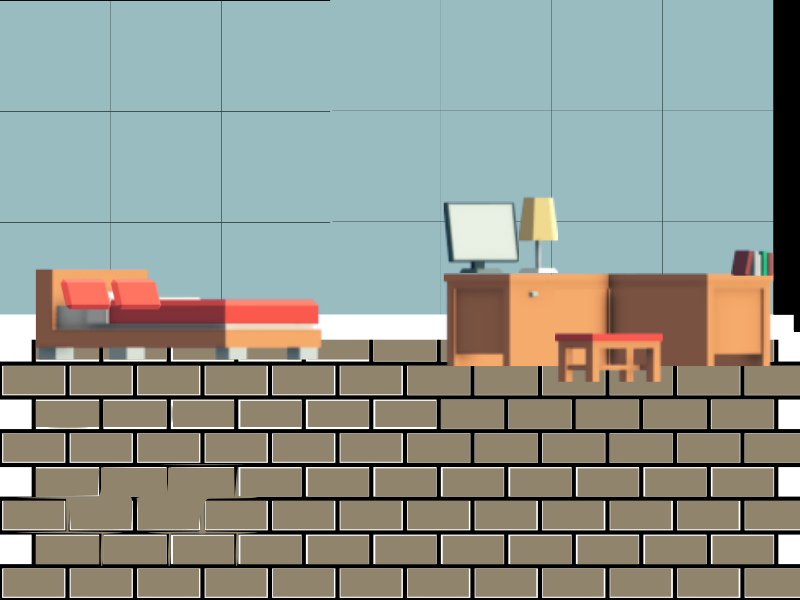

This game map was drawn from its Tiled (.tmx) file and the tilesets committed beside it. A one-line description and the full map source follow:
An orthogonal 1x1 tile map with 800x600 px tiles, 1 tile layer (Tile Layer 1) and 5 objects (wall, island_map.tmx, start).

<map version="1.5" tiledversion="1.6.0" orientation="orthogonal" renderorder="right-down" width="1" height="1" tilewidth="800" tileheight="600" infinite="0" nextlayerid="7" nextobjectid="9">
 <tileset firstgid="1" source="inside.tsx" />
 <layer id="1" name="Tile Layer 1" width="1" height="1">
  <data encoding="csv">
3
</data>
 </layer>
 <objectgroup id="3" name="obstacle">
  <object id="6" name="wall" x="1.54799" y="5.41796" width="794.892" height="308.05" />
  <object id="7" x="778.638" y="315.789" width="33.2817" height="281.734" />
  <object id="8" x="0.773994" y="565.015" width="810.372" height="35.6037" />
 </objectgroup>
 <objectgroup id="4" name="houses">
  <object id="2" name="island_map.tmx" x="-5.41796" y="315.015" width="32.5077" height="282.508" />
 </objectgroup>
 <objectgroup id="6" name="hero_start_position">
  <object id="5" name="start" x="108.359" y="424.148">
   <point />
  </object>
 </objectgroup>
</map>
